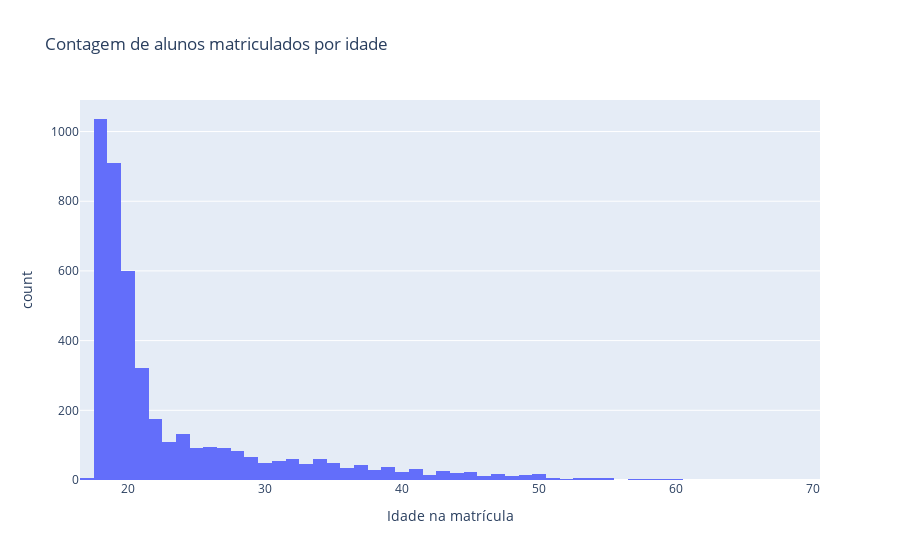

Source (notebook cell):
### Code cell
import plotly.express as px

hist_estado_civil = px.histogram(df_students, x="Idade na matrícula", title="Contagem de alunos matriculados por idade")
hist_estado_civil.show()

### Figure 1 — Plotly figure (JSON) as saved in the notebook; plotly's stock layout.template omitted (floating-point values rounded to 4 significant figures; data arrays with more than 128 entries replaced by an {"elided": "..."} marker saying what was removed)
{"data": [{"alignmentgroup": "True", "bingroup": "x", "hovertemplate": "Idade na matrícula=%{x}<br>count=%{y}<extra></extra>", "legendgroup": "", "marker": {"color": "#636efa", "pattern": {"shape": ""}}, "name": "", "offsetgroup": "", "orientation": "v", "showlegend": false, "type": "histogram", "x": {"elided": "4424 int values"}, "xaxis": "x", "yaxis": "y"}], "layout": {"barmode": "relative", "legend": {"tracegroupgap": 0}, "title": {"text": "Contagem de alunos matriculados por idade"}, "xaxis": {"anchor": "y", "domain": [0, 1], "title": {"text": "Idade na matrícula"}}, "yaxis": {"anchor": "x", "domain": [0, 1], "title": {"text": "count"}}}}
